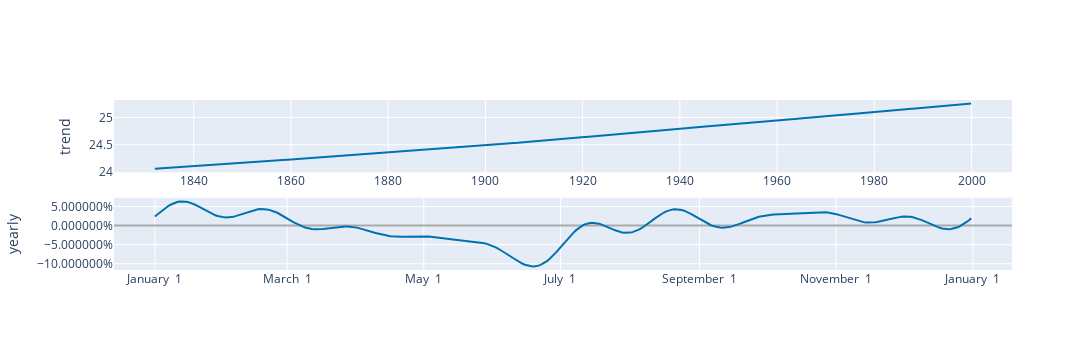

The notebook cell this image was saved under:
### Markdown cell above
## Gráfico interativo componentes

### Code cell
fig = plot_components_plotly(model, predictions, figsize=(1150, 175))

py.iplot(fig)

### Figure 1 — Plotly figure (JSON) as saved in the notebook; plotly's stock layout.template omitted (floating-point values rounded to 4 significant figures; data arrays with more than 128 entries replaced by an {"elided": "..."} marker saying what was removed)
{"data": [{"line": {"color": "#0072B2", "width": 2}, "mode": "lines", "name": "trend", "type": "scatter", "x": {"elided": "1629 str values"}, "xaxis": "x", "y": {"elided": "1629 float values"}, "yaxis": "y"}, {"line": {"color": "#0072B2", "width": 2}, "mode": "lines", "name": "yearly", "type": "scatter", "x": {"elided": "365 str values"}, "xaxis": "x2", "y": {"elided": "365 float values"}, "yaxis": "y2"}], "layout": {"height": 350, "showlegend": false, "width": 1100, "xaxis": {"anchor": "y", "domain": [0, 1], "range": ["1823-08-09T12:00:00", "2008-04-23T12:00:00"], "type": "date"}, "xaxis2": {"anchor": "y2", "domain": [0, 1], "range": ["2016-12-13T18:54:02.958904115", "2018-01-18T11:04:57.863013581"], "tickformat": "%B %e", "type": "date"}, "yaxis": {"anchor": "x", "domain": [0.575, 1], "rangemode": "normal", "title": {"text": "trend"}, "zerolinecolor": "#AAA"}, "yaxis2": {"anchor": "x2", "domain": [0, 0.425], "hoverformat": ".2%", "tickformat": "%", "title": {"text": "yearly"}, "zerolinecolor": "#AAA"}}}
